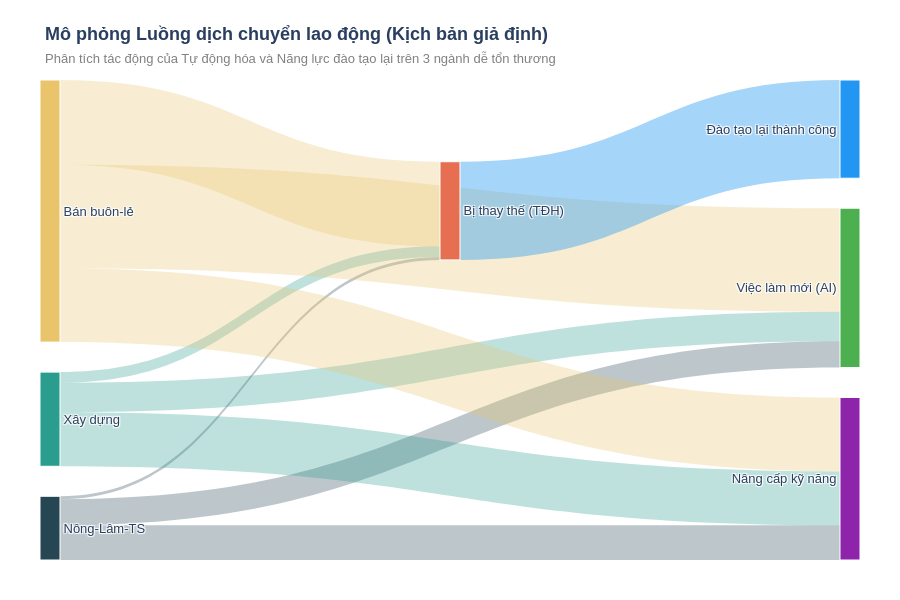

Notebook code cell kept with this figure:
### Markdown cell above
## Câu 9.4.3 - Vẽ biểu đồ Sankey luồng dịch chuyển lao động

### Code cell
import plotly.graph_objects as go
import numpy as np
import pandas as pd

# 1. KỊCH BẢN GIẢ ĐỊNH (DUMMY SCENARIO)
indices = [0, 2, 3] # Nông-Lâm-TS, Xây dựng, Bán buôn-lẻ
names_vul = [sectors[i] for i in indices]

xAI_demo = np.array([2000, 1500, 3000]) # tỷ VNĐ
xH_demo  = np.array([500, 1000, 1500])  # tỷ VNĐ

disp_real  = c1[indices] * risk[indices] * xAI_demo
new_real   = a1[indices] * xAI_demo
upgr_real  = b1[indices] * xH_demo
retrain_ok = np.minimum(disp_real, d1[indices] * xH_demo)
unemp      = np.maximum(disp_real - retrain_ok, 0)

# 2. CẤU HÌNH NODE VÀ MÀU SẮC CHUẨN MỰC
node_labels = names_vul + [
    "Việc làm mới (AI)", 
    "Bị thay thế (TĐH)",
    "Đào tạo lại thành công", 
    "Thất nghiệp tạm thời", 
    "Nâng cấp kỹ năng"
]

color_nodes = [
    '#264653', '#2A9D8F', '#E9C46A', # Màu 3 ngành (Solid)
    '#4CAF50', # Việc mới AI
    '#E76F51', # Bị thay thế
    '#2196F3', # Đào tạo lại OK
    '#D32F2F', # Thất nghiệp
    '#8E24AA'  # Nâng cấp kỹ năng
]

# Chuyển đổi mã màu luồng sang định dạng rgba() chuẩn để Plotly không báo lỗi
link_rgba_sectors = [
    'rgba(38, 70, 83, 0.3)',   # Tương ứng với mã Hex #264653 của ngành 1
    'rgba(42, 157, 143, 0.3)', # Tương ứng với mã Hex #2A9D8F của ngành 2
    'rgba(233, 196, 106, 0.3)' # Tương ứng với mã Hex #E9C46A của ngành 3
]

src, tgt, val, link_colors = [], [], [], []

def add_link(source, target, value, color):
    if value > 0:
        src.append(source)
        tgt.append(target)
        val.append(value)
        link_colors.append(color)

# 3. XÂY DỰNG CÁC LUỒNG DỊCH CHUYỂN
for k, i in enumerate(indices):
    add_link(k, 3, new_real[k], link_rgba_sectors[k])
    add_link(k, 4, disp_real[k], link_rgba_sectors[k])
    add_link(k, 7, upgr_real[k], link_rgba_sectors[k])

# Màu RGBA chuẩn cho các nhánh phân tách bên dưới
add_link(4, 5, retrain_ok.sum(), 'rgba(33, 150, 243, 0.4)') # Tương ứng #2196F3
add_link(4, 6, unemp.sum(), 'rgba(211, 47, 47, 0.4)')      # Tương ứng #D32F2F

# 4. VẼ BIỂU ĐỒ
fig = go.Figure(data=[go.Sankey(
    valueformat=".0f",
    valuesuffix=" việc làm",
    node=dict(
        pad=30,
        thickness=20,
        line=dict(color="white", width=1),
        label=node_labels,
        color=color_nodes,
        hovertemplate="%{label}<br>Tổng: %{value} việc làm<extra></extra>"
    ),
    link=dict(
        source=src,
        target=tgt,
        value=val,
        color=link_colors,
        hovertemplate="Từ: %{source.label}<br>Đến: %{target.label}<br>Số lượng: %{value} việc<extra></extra>"
    )
)])

fig.update_layout(
    title_text="<b>Mô phỏng Luồng dịch chuyển lao động (Kịch bản giả định)</b><br>"
               "<span style='font-size:13px; color:gray'>Phân tích tác động của Tự động hóa và Năng lực đào tạo lại trên 3 ngành dễ tổn thương</span>",
    font_family="Arial",
    font_size=13,
    height=600,
    margin=dict(t=80, l=40, r=40, b=40),
    plot_bgcolor='white'
)

fig.show()

### Figure 1 — Plotly figure (JSON) as saved in the notebook; plotly's stock layout.template omitted (floating-point values rounded to 4 significant figures)
{"data": [{"link": {"color": ["rgba(38, 70, 83, 0.3)", "rgba(38, 70, 83, 0.3)", "rgba(38, 70, 83, 0.3)", "rgba(42, 157, 143, 0.3)", "rgba(42, 157, 143, 0.3)", "rgba(42, 157, 143, 0.3)", "rgba(233, 196, 106, 0.3)", "rgba(233, 196, 106, 0.3)", "rgba(233, 196, 106, 0.3)", "rgba(33, 150, 243, 0.4)"], "hovertemplate": "Từ: %{source.label}<br>Đến: %{target.label}<br>Số lượng: %{value} việc<extra></extra>", "source": [0, 0, 0, 1, 1, 1, 2, 2, 2, 4], "target": [3, 4, 7, 3, 4, 7, 3, 4, 7, 5], "value": [17000, 1872, 22500, 19200, 6938.0, 35000, 67200, 54950.0, 48000, 63760.0]}, "node": {"color": ["#264653", "#2A9D8F", "#E9C46A", "#4CAF50", "#E76F51", "#2196F3", "#D32F2F", "#8E24AA"], "hovertemplate": "%{label}<br>Tổng: %{value} việc làm<extra></extra>", "label": ["Nông-Lâm-TS", "Xây dựng", "Bán buôn-lẻ", "Việc làm mới (AI)", "Bị thay thế (TĐH)", "Đào tạo lại thành công", "Thất nghiệp tạm thời", "Nâng cấp kỹ năng"], "line": {"color": "white", "width": 1}, "pad": 30, "thickness": 20}, "type": "sankey", "valueformat": ".0f", "valuesuffix": " việc làm"}], "layout": {"font": {"family": "Arial", "size": 13}, "height": 600, "margin": {"b": 40, "l": 40, "r": 40, "t": 80}, "plot_bgcolor": "white", "title": {"text": "<b>Mô phỏng Luồng dịch chuyển lao động (Kịch bản giả định)</b><br><span style='font-size:13px; color:gray'>Phân tích tác động của Tự động hóa và Năng lực đào tạo lại trên 3 ngành dễ tổn thương</span>"}}}
